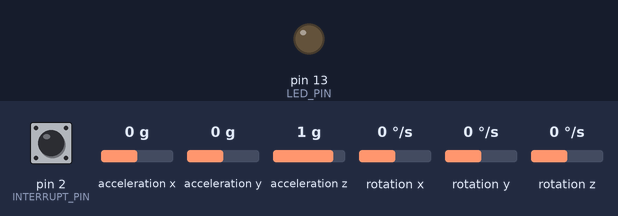
This sketch was run on a simulated Arduino Uno, built with avr-gcc and run on an emulated ATmega328P. Shown: output pins drawn as LEDs (lit = HIGH). Dashed ring = blinking. The test bench sets the inputs (shaded band); at power-on: pin 2 (INTERRUPT_PIN) LOW, acceleration x 0 g, acceleration y 0 g, acceleration z 1 g, rotation x 0 °/s, rotation y 0 °/s, rotation z 0 °/s. The sensor or clock chip raises its interrupt line as the real part does; what the sketch prints to the serial monitor is not drawn.

Above: at 0.1 s.
At 1.67 s:
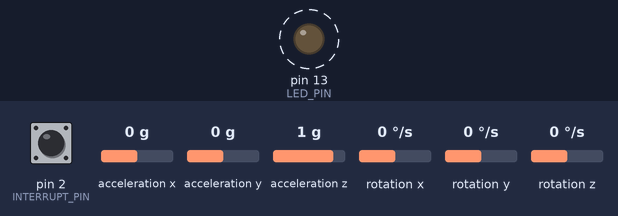
At 91.09 s:
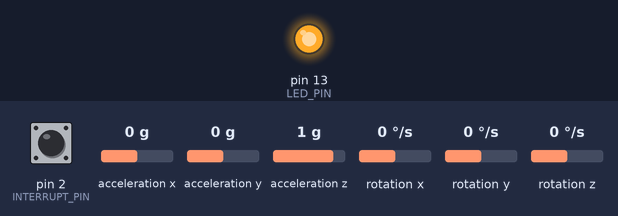
Timing chart, 0 to 91.4 s (numbered marks = the images above):
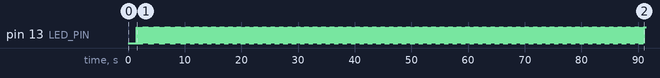

Measured:
- by itself, pin 13 (LED_PIN): alternates HIGH for 0.01 s and LOW for 0.01 s

The sketch:

mpu_6050_SerialDataGateway.ino
```cpp
#include <Messenger.h>
#include <limits.h>
#include <I2Cdev.h>
#include <MPU6050_6Axis_MotionApps20.h>
#include <Wire.h>
//#include <i2cmaster.h>
//#include "MLX90620_registers.h"


#define INTERRUPT_PIN 2  // use pin 2 on Arduino Uno & most boards
#define LED_PIN 13

#define USING_THERMAL_SENSOR false
#define USING_IMU true
//#define OUTPUT_READABLE_YAWPITCHROLL
#define OUTPUT_READABLE_QUATERNION

#if !USING_IMU
  #undef OUTPUT_READABLE_YAWPITCHROLL
  #undef OUTPUT_READABLE_QUATERNION
#endif


unsigned long LastUpdateMicrosecs=0;
unsigned long LastUpdateMillisecs=0;
unsigned long CurrentMicrosecs=0;
unsigned long MicrosecsSinceLastUpdate=0;
float SecondsSinceLastUpdate=0;
unsigned long elapsedTimeMicros = 0;

Messenger messengerHandler = Messenger();

#if USING_THERMAL_SENSOR
int refreshRate = 16; //Set this value to your desired refresh frequency

int conta=0;
//Global variables
//-=-=-=-=-=-=-=-=-=-=-=-=-=-=-=-=-=-=-=-=-=-=-=-=-=-=-=-=-=-=-=-=
int irData[64]; //Contains the raw IR data from the sensor
float temperatures[64]; //Contains the calculated temperatures of each pixel in the array
float Tambient; //Tracks the changing ambient temperature of the sensor
byte eepromData[256]; //Contains the full EEPROM reading from the MLX (Slave 0x50)

//These are constants calculated from the calibration data stored in EEPROM
//See varInitialize and section 7.3 for more information
int v_th, a_cp, b_cp, tgc, b_i_scale;
float k_t1, k_t2, emissivity;
int a_ij[64], b_ij[64];

//These values are calculated using equation 7.3.3.2
//They are constants and can be calculated using the MLX90620_alphaCalculator sketch
float alpha_ij[64] = {
  1.75315E-8, 1.85210E-8, 1.86956E-8, 1.69494E-8, 1.95105E-8, 2.14314E-8, 2.12568E-8, 1.91031E-8,
  2.14314E-8, 2.37597E-8, 2.37597E-8, 2.16060E-8, 2.33522E-8, 2.55059E-8, 2.59134E-8, 2.39343E-8,
  2.51567E-8, 2.72521E-8, 2.74850E-8, 2.49238E-8, 2.60880E-8, 2.86491E-8, 2.82417E-8, 2.63208E-8,
  2.66701E-8, 2.90566E-8, 2.92312E-8, 2.70775E-8, 2.64954E-8, 2.98133E-8, 2.98133E-8, 2.72521E-8,
  2.72521E-8, 3.02207E-8, 2.98133E-8, 2.74850E-8, 2.69029E-8, 2.98133E-8, 2.99879E-8, 2.72521E-8,
  2.60880E-8, 2.94058E-8, 2.94058E-8, 2.78342E-8, 2.63208E-8, 2.86491E-8, 2.86491E-8, 2.72521E-8,
  2.51567E-8, 2.80671E-8, 2.78342E-8, 2.63208E-8, 2.33522E-8, 2.69029E-8, 2.66701E-8, 2.57387E-8,
  2.24209E-8, 2.53313E-8, 2.55059E-8, 2.35851E-8, 2.04418E-8, 2.33522E-8, 2.33522E-8, 2.21881E-8,
};

byte loopCount = 0; //Used in main loop
void setupThermalSensor(){
  i2c_init(); //Init the I2C pins
  //PORTC = (1 << PORTC4) | (1 << PORTC5); //Enable pull-ups
  delay(5); //Init procedure calls for a 5ms delay after power-on
  read_EEPROM_MLX90620(); //Read the entire EEPROM
  setConfiguration(refreshRate); //Configure the MLX sensor with the user's choice of refresh rate
  calculate_TA(); //Calculate the current Tambient
}
void readThermalSensor(){
  if(loopCount++ == 16) //Tambient changes more slowly than the pixel readings. Update TA only every 16 loops.
  {
    calculate_TA(); //Calculate the new Tambient
    if(checkConfig_MLX90620()){ //Every 16 readings check that the POR flag is not set
      setConfiguration(refreshRate); //Re-write the configuration bytes to the MLX
    }
    loopCount = 0; //Reset count
  }

  readIR_MLX90620(); //Get the 64 bytes of raw pixel data into the irData array
  calculate_TO(); //Run all the large calculations to get the temperature data for each pixel
  conta++;

  if(conta>20){
    //prettyPrintTemperatures(); //Print the array in a 4 x 16 pattern
    conta=0;
  }

  }


#endif


#if USING_IMU
MPU6050 mpu(0x68);
// MPU control/status vars
bool blinkState = false, dmpReady = false;  // set true if DMP init was successful
uint8_t mpuIntStatus;   // holds actual interrupt status byte from MPU
uint8_t devStatus;      // return status after each device operation (0 = success, !0 = error)
uint16_t packetSize;    // expected DMP packet size (default is 42 bytes)
uint16_t fifoCount;     // count of all bytes currently in FIFO
uint8_t fifoBuffer[64]; // FIFO storage buffer

// orientation/motion vars
Quaternion q;           // [w, x, y, z]         quaternion container
VectorInt16 aa;         // [x, y, z]            accel sensor measurements
VectorInt16 aaReal;     // [x, y, z]            gravity-free accel sensor measurements
VectorInt16 aaWorld;    // [x, y, z]            world-frame accel sensor measurements
VectorFloat gravity;    // [x, y, z]            gravity vector
float euler[3];         // [psi, theta, phi]    Euler angle container
float ypr[3];           // [yaw, pitch, roll]   yaw/pitch/roll container and gravity vector

// packet structure for InvenSense teapot demo
uint8_t teapotPacket[14] = { '$', 0x02, 0,0, 0,0, 0,0, 0,0, 0x00, 0x00, '\r', '\n' };
volatile bool mpuInterrupt = false;     // indicates whether MPU interrupt pin has gone high
// ================================================================
// ===           IMU INTERRUPT DETECTION ROUTINE                ===
// ================================================================
void dmpDataReady() {
    mpuInterrupt = true;
}
void setupIMU(){
    Wire.begin();
    Wire.setClock(400000); // 400kHz I2C clock. Comment this line if having compilation difficulties
    mpu.initialize();
    pinMode(INTERRUPT_PIN, INPUT);
    devStatus = mpu.dmpInitialize();
    delay(1000);
    /*
    Your offsets:  -3301 -385  693 148 -33 -19
    */
    mpu.setXAccelOffset(-3301);
    mpu.setYAccelOffset(-385);
    mpu.setZAccelOffset(693);
    mpu.setXGyroOffset(148);
    mpu.setYGyroOffset(-33);
    mpu.setZGyroOffset(-19);
    // make sure it worked (returns 0 if so)
    if (devStatus == 0) {
      // turn on the DMP, now that it's ready
      mpu.setDMPEnabled(true);
      // enable Arduino interrupt detection
      attachInterrupt(digitalPinToInterrupt(INTERRUPT_PIN), dmpDataReady, RISING);
      //attachInterrupt(INTERRUPT_PIN, dmpDataReady, RISING);
      mpuIntStatus = mpu.getIntStatus();
      // set our DMP Ready flag so the main loop() function knows it's okay to use it
      dmpReady = true;
      // get expected DMP packet size for later comparison
      packetSize = mpu.dmpGetFIFOPacketSize();

    }
}

void readIMU(){
  // reset interrupt flag and get INT_STATUS bytes
  mpuInterrupt = false;
  mpuIntStatus = mpu.getIntStatus();
  // get current FIFO count
  fifoCount = mpu.getFIFOCount();
  // check for overflow (this should never happen unless our code is too inefficient)
  if ((mpuIntStatus & 0x10) || fifoCount == 1024) {
    // reset so we can continue cleanly
    mpu.resetFIFO();
    // otherwise, check for DMP data ready interrupt (this should happen frequently)
  }
  else
  if (mpuIntStatus & 0x02) {
    // wait for correct available data length, should be a VERY short wait
    while (fifoCount < packetSize){
      fifoCount = mpu.getFIFOCount();

    }
      // read a packet from FIFO
      mpu.getFIFOBytes(fifoBuffer, packetSize);
      // track FIFO count here in case there is > 1 packet available
      // (this lets us immediately read more without waiting for an interrupt)
      fifoCount -= packetSize;

      // update Euler angles in degrees

      mpu.dmpGetQuaternion(&q, fifoBuffer);

      #ifdef OUTPUT_READABLE_YAWPITCHROLL
        mpu.dmpGetGravity(&gravity, &q);
        mpu.dmpGetYawPitchRoll(ypr, &q, &gravity);

        // update real acceleration, adjusted to remove gravity
        mpu.dmpGetQuaternion(&q, fifoBuffer);
        mpu.dmpGetAccel(&aa, fifoBuffer);
        mpu.dmpGetGravity(&gravity, &q);
        mpu.dmpGetLinearAccel(&aaReal, &aa, &gravity);
      #endif

      // blink LED to indicate activity
      blinkState = !blinkState;
      digitalWrite(LED_PIN, blinkState);
    }
}
#endif

// ================================================================
// ===               Serial Reading Function                    ===
// ================================================================
void readFromSerial(){
   while(Serial.available() > 0){
       int data = Serial.read();
       messengerHandler.process(data);
       messengerHandler.readLong();

    }
}

void Reset(){
  /*
  digitalWrite(GREEN_LED,HIGH);
  delay(1000);
  digitalWrite(RESET_PIN,LOW);
  digitalWrite(GREEN_LED,LOW);
  */
  ;
}

// ================================================================
// ===               TIME UPDATE FUNCTION                       ===
// ================================================================
void updateTime(){
  CurrentMicrosecs = micros();
  LastUpdateMillisecs = millis();
  MicrosecsSinceLastUpdate = CurrentMicrosecs - LastUpdateMicrosecs;
  if (MicrosecsSinceLastUpdate < 0)
    {
    MicrosecsSinceLastUpdate = INT_MIN - LastUpdateMicrosecs + CurrentMicrosecs;
    }
  LastUpdateMicrosecs = CurrentMicrosecs;
  SecondsSinceLastUpdate = MicrosecsSinceLastUpdate / 1000000.0;

  Serial.print("t");
  Serial.print("\t");
  Serial.print(LastUpdateMicrosecs);
  Serial.print("\t");
  Serial.print(SecondsSinceLastUpdate);
  Serial.print("\n");
}


///////////////////////////////////////////////////////////////////////////////////////////////////////////////////////////////////////////////////////////////////////////////////////
//OnMssg Complete function definition
void onMessageCompleted(){
  char reset[] = "r";
  char set_speed[] = "s";
  if(messengerHandler.checkString(reset)){
     Serial.println("Reset Done");
     Reset();
  }
  if(messengerHandler.checkString(set_speed)){
     //This will set the servos angle
  }
}
void updateData(){
    Serial.print('e');
    Serial.print("\t");
  #ifdef OUTPUT_READABLE_YAWPITCHROLL
    Serial.print(ypr[2]);//roll
    Serial.print("\t");
    Serial.print(ypr[1]);//pitch
    Serial.print("\t");
    Serial.print(ypr[0]);//yaw

  #endif
  #ifdef OUTPUT_READABLE_QUATERNION
    Serial.print(q.x);
    Serial.print("\t");
    Serial.print(q.y);
    Serial.print("\t");
    Serial.print(q.z);
    Serial.print("\t");
    Serial.print(q.w);

  #endif
  #if !USING_IMU
    Serial.print(0.0);//x
    Serial.print("\t");
    Serial.print(0.0);//y
    Serial.print("\t");//
    Serial.print(0.0);//z
    Serial.print("\t");
    Serial.print(1.0);//w
  #endif

  Serial.print("\n");
}


void setup() {
  Serial.begin(115200);//cuando se ve en el ide de arduino
  pinMode(LED_PIN,OUTPUT);
  messengerHandler.attach(onMessageCompleted);

  #if USING_IMU
    setupIMU();
  #endif
  #if USING_THERMAL_SENSOR
    setupThermalSensor();
  #endif

}
void loop() {
  readFromSerial();
  updateTime();
  #if USING_IMU
    if( !(!mpuInterrupt && fifoCount < packetSize) )//imu ready-to-read condition
      readIMU();
  #endif
  #if USING_THERMAL_SENSOR
    readThermalSensor();
  #endif
  updateData();//send data to computer

}

#if USING_THERMAL_SENSOR
//From the 256 bytes of EEPROM data, initialize
void varInitialization(byte calibration_data[])
{
  v_th = 256 * calibration_data[VTH_H] + calibration_data[VTH_L];
  k_t1 = (256 * calibration_data[KT1_H] + calibration_data[KT1_L]) / 1024.0; //2^10 = 1024
  k_t2 = (256 * calibration_data[KT2_H] + calibration_data[KT2_L]) / 1048576.0; //2^20 = 1,048,576
  emissivity = ((unsigned int)256 * calibration_data[CAL_EMIS_H] + calibration_data[CAL_EMIS_L]) / 32768.0;

  a_cp = calibration_data[CAL_ACP];
  if(a_cp > 127) a_cp -= 256; //These values are stored as 2's compliment. This coverts it if necessary.

  b_cp = calibration_data[CAL_BCP];
  if(b_cp > 127) b_cp -= 256;

  tgc = calibration_data[CAL_TGC];
  if(tgc > 127) tgc -= 256;

  b_i_scale = calibration_data[CAL_BI_SCALE];

  for(int i = 0 ; i < 64 ; i++)
  {
    //Read the individual pixel offsets
    a_ij[i] = calibration_data[i];
    if(a_ij[i] > 127) a_ij[i] -= 256; //These values are stored as 2's compliment. This coverts it if necessary.

    //Read the individual pixel offset slope coefficients
    b_ij[i] = calibration_data[0x40 + i]; //Bi(i,j) begins 64 bytes into EEPROM at 0x40
    if(b_ij[i] > 127) b_ij[i] -= 256;
  }

}

//Receives the refresh rate for sensor scanning
//Sets the two byte configuration registers
//This function overwrites what is currently in the configuration registers
//The MLX doesn't seem to mind this (flags are read only)
void setConfiguration(int irRefreshRateHZ)
{
  byte Hz_LSB;

  switch(irRefreshRateHZ)
  {
  case 0:
    Hz_LSB = 0b00001111;
    break;
  case 1:
    Hz_LSB = 0b00001110;
    break;
  case 2:
    Hz_LSB = 0b00001101;
    break;
  case 4:
    Hz_LSB = 0b00001100;
    break;
  case 8:
    Hz_LSB = 0b00001011;
    break;
  case 16:
    Hz_LSB = 0b00001010;
    break;
  case 32:
    Hz_LSB = 0b00001001;
    break;
  default:
    Hz_LSB = 0b00001110;
  }

  byte defaultConfig_H = 0b01110100; // x111.01xx, Assumes NA = 0, ADC low reference enabled, Ta Refresh rate of 2Hz

  i2c_start_wait(MLX90620_WRITE);
  i2c_write(0x03); //Command = configuration value
  i2c_write((byte)Hz_LSB - 0x55);
  i2c_write(Hz_LSB);
  i2c_write(defaultConfig_H - 0x55); //Assumes NA = 0, ADC low reference enabled, Ta Refresh rate of 2Hz
  i2c_write(defaultConfig_H);
  i2c_stop();
}

//Read the 256 bytes from the MLX EEPROM and setup the various constants (*lots* of math)
//Note: The EEPROM on the MLX has a different I2C address from the MLX. I've never seen this before.
void read_EEPROM_MLX90620()
{
  i2c_start_wait(MLX90620_EEPROM_WRITE);
  i2c_write(0x00); //EEPROM info starts at location 0x00
  i2c_rep_start(MLX90620_EEPROM_READ);
  //Read all 256 bytes from the sensor's EEPROM
  for(int i = 0 ; i <= 255 ; i++){
    eepromData[i] = i2c_readAck();
  }
  i2c_stop(); //We're done talking

  varInitialization(eepromData); //Calculate a bunch of constants from the EEPROM data
  writeTrimmingValue(eepromData[OSC_TRIM_VALUE]);
}

//Given a 8-bit number from EEPROM (Slave address 0x50), write value to MLX sensor (Slave address 0x60)
void writeTrimmingValue(byte val)
{
  i2c_start_wait(MLX90620_WRITE); //Write to the sensor
  i2c_write(0x04); //Command = write oscillator trimming value
  i2c_write((byte)val - 0xAA);
  i2c_write(val);
  i2c_write(0x56); //Always 0x56
  i2c_write(0x00); //Always 0x00
  i2c_stop();
}

//Gets the latest PTAT (package temperature ambient) reading from the MLX
//Then calculates a new Tambient
//Many of these values (k_t1, v_th, etc) come from varInitialization and EEPROM reading
//This has been tested to match example 7.3.2
void calculate_TA(void)
{
  unsigned int ptat = readPTAT_MLX90620();

  Tambient = (-k_t1 + sqrt(square(k_t1) - (4 * k_t2 * (v_th - (float)ptat)))) / (2*k_t2) + 25; //it's much more simple now, isn't it? :)
}

//Reads the PTAT data from the MLX
//Returns an unsigned int containing the PTAT
unsigned int readPTAT_MLX90620()
{
  i2c_start_wait(MLX90620_WRITE);
  i2c_write(CMD_READ_REGISTER); //Command = read PTAT
  i2c_write(0x90); //Start address is 0x90
  i2c_write(0x00); //Address step is 0
  i2c_write(0x01); //Number of reads is 1
  i2c_rep_start(MLX90620_READ);

  byte ptatLow = i2c_readAck(); //Grab the lower and higher PTAT bytes
  byte ptatHigh = i2c_readAck();

  i2c_stop();

  return( (unsigned int)(ptatHigh << 8) | ptatLow); //Combine bytes and return
}

//Calculate the temperatures seen for each pixel
//Relies on the raw irData array
//Returns an 64-int array called temperatures
void calculate_TO()
{
  float v_ir_off_comp;
  float v_ir_tgc_comp;
  float v_ir_comp;

  //Calculate the offset compensation for the one compensation pixel
  //This is a constant in the TO calculation, so calculate it here.
  int cpix = readCPIX_MLX90620(); //Go get the raw data of the compensation pixel
  float v_cp_off_comp = (float)cpix - (a_cp + (b_cp/pow(2, b_i_scale)) * (Tambient - 25));

  for (int i = 0 ; i < 64 ; i++)
  {
    v_ir_off_comp = irData[i] - (a_ij[i] + (float)(b_ij[i]/pow(2, b_i_scale)) * (Tambient - 25)); //#1: Calculate Offset Compensation

    v_ir_tgc_comp = v_ir_off_comp - ( ((float)tgc/32) * v_cp_off_comp); //#2: Calculate Thermal Gradien Compensation (TGC)

    v_ir_comp = v_ir_tgc_comp / emissivity; //#3: Calculate Emissivity Compensation

    temperatures[i] = sqrt( sqrt( (v_ir_comp/alpha_ij[i]) + pow(Tambient + 273.15, 4) )) - 273.15;
  }
}

//Reads 64 bytes of pixel data from the MLX
//Loads the data into the irData array
void readIR_MLX90620()
{
  i2c_start_wait(MLX90620_WRITE);
  i2c_write(CMD_READ_REGISTER); //Command = read a register
  i2c_write(0x00); //Start address = 0x00
  i2c_write(0x01); //Address step = 1
  i2c_write(0x40); //Number of reads is 64
  i2c_rep_start(MLX90620_READ);

  for(int i = 0 ; i < 64 ; i++)
  {
    byte pixelDataLow = i2c_readAck();
    byte pixelDataHigh = i2c_readAck();
    irData[i] = (int)(pixelDataHigh << 8) | pixelDataLow;
  }

  i2c_stop();
}

//Read the compensation pixel 16 bit data
int readCPIX_MLX90620()
{
  i2c_start_wait(MLX90620_WRITE);
  i2c_write(CMD_READ_REGISTER); //Command = read register
  i2c_write(0x91);
  i2c_write(0x00);
  i2c_write(0x01);
  i2c_rep_start(MLX90620_READ);

  byte cpixLow = i2c_readAck(); //Grab the two bytes
  byte cpixHigh = i2c_readAck();
  i2c_stop();

  return ( (int)(cpixHigh << 8) | cpixLow);
}

//Reads the current configuration register (2 bytes) from the MLX
//Returns two bytes
unsigned int readConfig_MLX90620()
{
  i2c_start_wait(MLX90620_WRITE); //The MLX configuration is in the MLX, not EEPROM
  i2c_write(CMD_READ_REGISTER); //Command = read configuration register
  i2c_write(0x92); //Start address
  i2c_write(0x00); //Address step of zero
  i2c_write(0x01); //Number of reads is 1

    i2c_rep_start(MLX90620_READ);

  byte configLow = i2c_readAck(); //Grab the two bytes
  byte configHigh = i2c_readAck();

  i2c_stop();

  return( (unsigned int)(configHigh << 8) | configLow); //Combine the configuration bytes and return as one unsigned int
}

//Poll the MLX for its current status
//Returns true if the POR/Brown out bit is set
boolean checkConfig_MLX90620()
{
  if ( (readConfig_MLX90620() & (unsigned int)1<<POR_TEST) == 0)
    return true;
  else
    return false;
}

//Prints the temperatures in a way that's more easily viewable in the terminal window
void prettyPrintTemperatures()
{
  Serial.println();
  for(int i = 0 ; i < 64 ; i++)
  {
    if(i % 16 == 0) Serial.println();
    Serial.print(temperatures[i]);
    //Serial.print(irData[i]);
    Serial.print(", ");
  }
}

//Prints the temperatures in a way that's more easily parsed by a Processing app
//Each line starts with '$' and ends with '*'
void rawPrintTemperatures()
{
  Serial.print("$");
  for(int i = 0 ; i < 64 ; i++)
  {
    Serial.print(temperatures[i]);
    if(i!=63){
      Serial.print(","); //Don't print comma on last temperature
    }
  }
  Serial.println("*");
}

//Given a Celsius float, converts to Fahrenheit
float convertToFahrenheit (float Tc)
{
  float Tf = (9/5) * Tc + 32;

  return(Tf);
}
#endif
```
